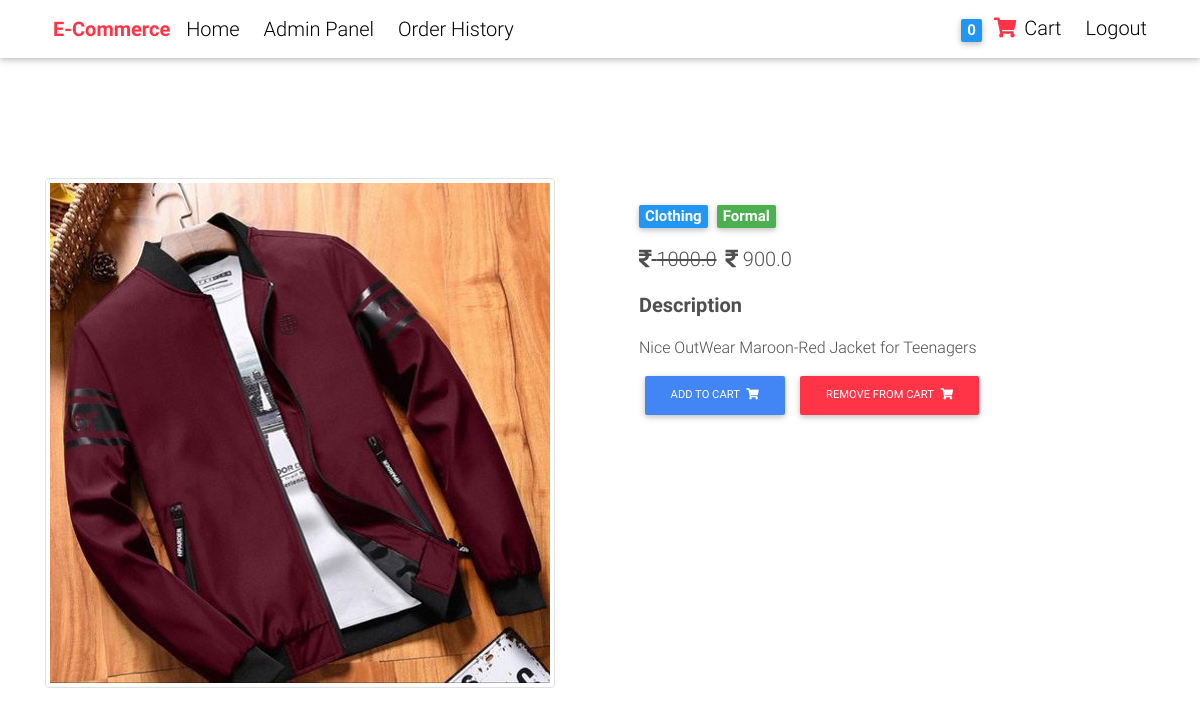
The page /product/1/ (signed in) on the database its author committed.
### shop_site/models.py (models this page shows, shortened)
class Item(models.Model):
    title = models.CharField(max_length=100)
    price = models.FloatField()
    discount_price = models.FloatField(null=True, blank=True)
    category = models.ForeignKey('Category', on_delete=models.SET_NULL, blank=True, null=True)
    sub_category = models.ForeignKey('subcategory', on_delete=models.SET_NULL, blank=True, null=True)
    label = models.CharField(choices=LABEL_CHOICES, max_length=1, blank=True, null=True)
    item_image = models.ImageField(upload_to="item_image", blank=True, null=True)
    description = models.TextField(max_length=300, blank=True, null=True)

class Category(models.Model):
    category_title = models.CharField(max_length=100, unique=True)
    def __str__(self):
        return self.category_title

class subcategory(models.Model):
    category = models.ForeignKey('Category', on_delete=models.CASCADE)
    subcategory_title = models.CharField(max_length=100)
    def __str__(self):
        return self.subcategory_title

### shop_site/views.py (the view)
# urls.py: url(r'^product/(?P<pk>\d+)/$', views.ItemDetailView, name="product"),
@login_required
def ItemDetailView(request, pk):
    item = Item.objects.get(pk=pk)
    try:
        order = Order.objects.get(user=request.user,ordered=False)
        order_item = order.items.all()
        ids = []
        for ord in range(len(order_item)):
            ids.append(order_item[ord].item.id)
        if item.id in ids:
            index = ids.index(item.id)
            product_quantity = order_item[index].quantity
        else:
            product_quantity = 0
    except ObjectDoesNotExist:
        product_quantity = 0
    context = {
        'object': item,
        'product_quantity' : product_quantity
    }
    return render(request, "product.html", context)

### shop_site/templatetags/cart_template_tags.py (called while the page is built)
@register.filter
def cart_item_count(user):
    if user.is_authenticated:
        qs = Order.objects.filter(user=user, ordered=False)
        if qs.exists():
            return qs[0].items.count()
    return 0

### shop_site/templates/product.html (shortened to what this page needs)
{% extends 'base.html' %}
{% block content %}
  <main class="mt-5 pt-4">
    <div class="container dark-grey-text mt-5">
      <div class="row wow fadeIn">
        <div class="col-md-6 mb-4 overlay view zoom">
          <img src="{{ object.item_image.url }}" class="img-thumbnail" alt="">
        </div>
        <div class="col-md-6 mb-4">
          <div class="p-4">
            <div class="mb-3 h5">
              <a href="">
                <span class="badge blue mr-1">{{ object.category }}</span>
              </a>
              <a href="">
                <span class="badge green mr-1">{{ object.sub_category }}</span>
              </a>
            </div>
            {% if object.discount_price %}
            <p class="lead">
              <span class="mr-1">
                <del><i class="fas fa-rupee-sign"></i> {{ object.price }}</del>
              </span>
              <span><i class="fas fa-rupee-sign"></i> {{ object.discount_price }}</span>
            </p>
            {% else %}
            <p class="lead">
              <span><i class="fas fa-rupee-sign"></i> {{ object.price }}</span>
            </p>
            {% endif %}
            <p class="lead font-weight-bold">Description</p>
            <p>{{ object.description }}</p>
            {% if product_quantity is 0 %}
            <a class="btn btn-primary btn-md my-0 p" href="/add-to-cart/{{ object.id }}">Add To Cart
              <i class="fas fa-shopping-cart ml-1"></i>
            </a>
            {% endif %}
            <a class="btn btn-danger btn-md my-0 p" href="/remove-from-cart/{{ object.id }}">Remove From Cart
              <i class="fas fa-shopping-cart ml-1"></i>
            </a>
          </div>
        </div>
      </div>
{% endblock %}

### shop_site/templates/navbar.html (shortened to what this page needs)
{% load cart_template_tags %}
<nav class="navbar navbar-expand-lg navbar-light white h5">
    <div class="container">
      <div class="collapse navbar-collapse" id="navbarSupportedContent">
        <ul class="navbar-nav mr-auto">
          <li class="nav-item">
            <a class="nav-link waves-effect font-weight-bold text-danger" href="/">E-Commerce</a>
          </li>
          <li class="nav-item">
            <a class="nav-link waves-effect" href="/">Home</a>
          </li>
          {% if request.user.is_authenticated %}
          {% if request.user.is_superuser %}
          <li class="nav-item ml-2 dropdown">
              <span class="nav-link">Admin Panel</span>
          </li>
          {% endif %}
          <li class="nav-item ml-2">
            <a class="nav-link waves-effect nav-bar-link" href="/order-history/">
              <span class="">Order History</span>
            </a>
          </li>
          {% endif %}
        </ul>
        <ul class="navbar-nav nav-flex-icons">
          {% if request.user.is_authenticated %}
          <li class="nav-item nav-bar-link">
            <a class="nav-link waves-effect" href="/order-summary/">
              <span class="badge blue z-depth-1 mr-1">{{ request.user|cart_item_count }}</span>
              <i class="fas fa-shopping-cart text-danger"></i>
              <span class="clearfix d-none d-sm-inline-block"> Cart </span>
            </a>
          </li>
          <li class="nav-item ml-2">
            <a class="nav-link waves-effect nav-bar-link" href="/accounts/logout/">
              <span class="">Logout</span>
            </a>
          </li>
          {% endif %}
        </ul>
      </div>
    </div>
  </nav>

### __shared__/css/base.css (style rules this page uses)
html, body, header, .carousel { height: 60vh; }
.dropdown { position: relative; display: inline-block; }

### rows shown on the page
Item: item_image (picture), category "Clothing", sub_category "Formal", price "1000.0", discount_price "900.0", description "Nice OutWear Maroon-Red Jacket for Teenagers"

### other values the page prints
{{ request.user|cart_item_count }} "0"
